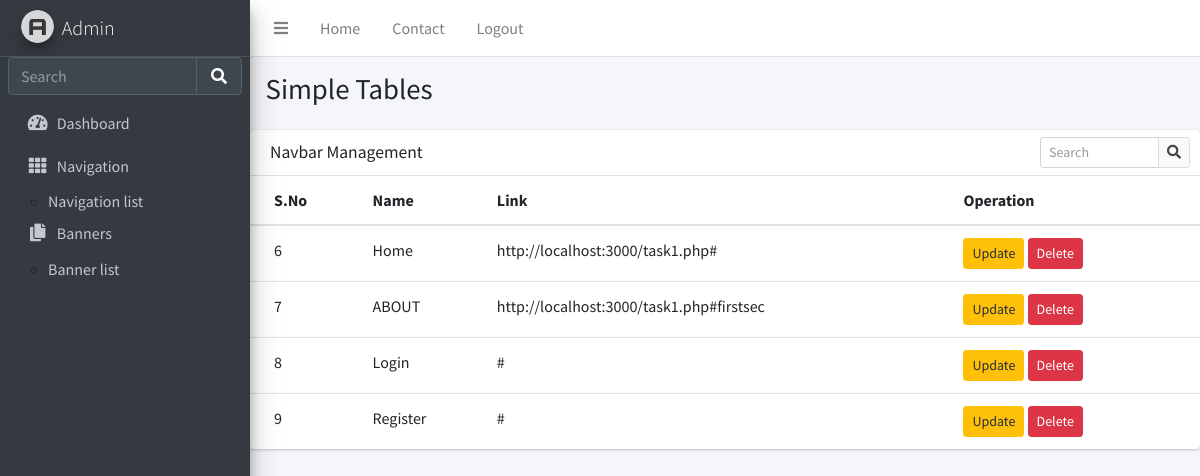
Page /admin/nav-list.php on the committed database.
### tables this page shows
CREATE TABLE `navigation_tbl` (
  `id` int NOT NULL,
  `name` varchar(255) NOT NULL,
  `link` varchar(255) NOT NULL
);

### admin/nav-list.php (the view, shortened to what this page needs)
<!DOCTYPE html>
<html lang="en">
<head>
  <link rel="stylesheet" href="cssmain/all.min.css">
  <link rel="stylesheet" href="cssmain/adminlte.min.css">
</head>
<body class="hold-transition sidebar-mini">
<div class="wrapper">
  <nav class="main-header navbar navbar-expand navbar-white navbar-light">
    <ul class="navbar-nav">
      <li class="nav-item">
        <a class="nav-link" data-widget="pushmenu" href="#" role="button"><i class="fas fa-bars"></i></a>
      </li>
      <li class="nav-item d-none d-sm-inline-block">
        <a href="#" class="nav-link">Home</a>
      </li>
      <li class="nav-item d-none d-sm-inline-block">
        <a href="#" class="nav-link">Contact</a>
      </li>
      <li class="nav-item -none d-sm-inline-block">
    <a class="nav-link" href="logout.php" > Logout </a>
  </li>
    </ul>
  </nav>
  <?php include "sidebar.php"; ?>
  <div class="content-wrapper">
    <section class="content-header">
      <div class="container-fluid">
        <div class="row mb-2">
          <div class="col-sm-6">
            <h1>Simple Tables</h1>
          </div>
        </div>
      </div>
    </section>
            <div class="row">
          <div class="col-12">
            <div class="card">
              <div class="card-header">
                <h3 class="card-title">Navbar Management</h3>
                <div class="card-tools">
                  <div class="input-group input-group-sm" style="width: 150px;">
                    <input type="text" name="table_search" class="form-control float-right" placeholder="Search">
                    <div class="input-group-append">
                      <button type="submit" class="btn btn-default">
                        <i class="fas fa-search"></i>
                      </button>
                    </div>
                  </div>
                </div>
              </div>
              <div class="card-body table-responsive p-0">
                <table class="table table-hover text-nowrap">
                  <thead>
                    <tr>
                      <th>S.No</th>
                      <th>Name</th>
                      <th>Link</th>
                      <th>Operation</th>
                    </tr>
                  </thead>
                  <tbody>
                         <?php
                            include_once('connection.php');
                            $stmt = $conn->prepare("SELECT * FROM navigation_tbl");
                            $stmt->execute();
                            $result = $stmt->get_result();
                            $users = $result->fetch_all(MYSQLI_ASSOC);
                            foreach ($users as $user) {
                            ?>
                    <tr>
                        <td>
                            <?php echo $user['id']; ?>
                        </td>
                        <td>
                            <?php echo $user['name']; ?>
                        </td>
                        <td>
                            <?php echo $user['link']; ?>
                        </td>
                        <td>
                        <a href = "nav-update-form.php?id=<?php echo $user['id']; ?>" class="btn btn-warning btn-sm"> Update </a>
                        <form action="nav_links.php" method="POST" style="display:inline;">
                            <button type="submit" name="delete" class="btn btn-danger btn-sm">Delete</button>
                        </form>
        </td>
                    </tr>
                    <?php
                    }
                    ?>
                  </tbody>
                </table>
              </div>
            </div>
          </div>
        </div>
  </div>
</div>
</body>
</html>

### rows in the picture
navigation_tbl: id "6", name "Home", link "http://localhost:3000/task1.php#"
navigation_tbl: id "7", name "ABOUT", link "http://localhost:3000/task1.php#firstsec"
navigation_tbl: id "8", name "Login", link "#"
navigation_tbl: id "9", name "Register", link "#"
